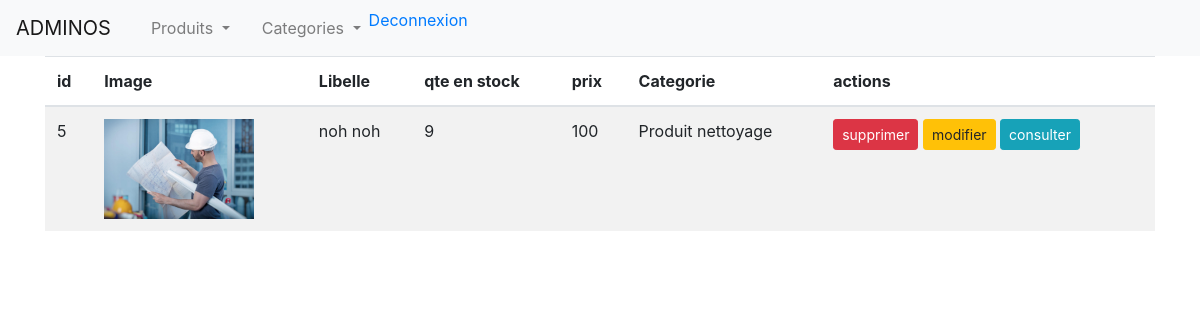
The page /s_bd_relationnelle/index_produit.php (signed in) on the database its author committed.
### tables this page shows
CREATE TABLE `produit` (
  `id` int(11) NOT NULL,
  `libelle` varchar(100) NOT NULL,
  `prix` float DEFAULT NULL,
  `qtestock` float DEFAULT NULL,
  `chemin` varchar(300) DEFAULT 'images/icon.png',
  `categorie_id` int(11) NOT NULL
);

CREATE TABLE `categorie` (
  `id` int(11) NOT NULL,
  `nom` varchar(200) NOT NULL,
  `chemin` varchar(300) NOT NULL DEFAULT 'images/icon.png'
);

### s_bd_relationnelle/functions.php (called while the page is built, shortened)
<?php
 function connecter_db(){
  $link= mysqli_connect("localhost","root","","db2020revision")
   or die("Erreur de connexion a la base de donnees ");
   return $link;
 }
function all($table="produit"){
    $link=connecter_db();
    $requete="select * from $table" ;
 $resultat=   mysqli_query($link,$requete) or die("Erreur de selection des $table(s) ".mysqli_error($link));
return $resultat;
}
function find($id,$table="produit"){
    $link=connecter_db();
    $requete=sprintf("select * from $table where id=%d",$id) ;
 $resultat=   mysqli_query($link,$requete) or die("Erreur de selection du produit , id=$id ".mysqli_error($link));
$ligne=mysqli_fetch_assoc($resultat);
 return $ligne;
}

### s_bd_relationnelle/index_produit.php (the view, shortened to what this page needs)
<?php
require("functions.php");
$resultat=all();
?>
<!DOCTYPE html>
<html lang="en">
<head>
    <link rel="stylesheet" href="https://stackpath.bootstrapcdn.com/bootstrap/4.4.1/css/bootstrap.min.css">
</head>
<body>
<?php include("menu.php");?>
<div class="container">
    <table class="table table-striped">
        <thead>
        <tr>
        <th>id</th>
        <th>Image</th>
        <th>Libelle</th>
        <th>qte en stock</th>
        <th>prix</th>
        <th>Categorie</th>
        <th>actions</th>
        </tr>
        </thead>
        <tbody>
<?php while($ligne=mysqli_fetch_assoc($resultat)) {?>
        <tr>
       <td><?=$ligne['id']?></td>
       <td><img src="<?=$ligne['chemin']?>" width="150"></td>
       <td><?=$ligne['libelle']?></td>
       <td><?=$ligne['qtestock']?></td>
       <td><?=$ligne['prix']?></td>
       <td>
       <?php
     $categorie=  find($ligne['categorie_id'],"categorie");
       ?>
       <?=$categorie['nom'];?>
       </td>
       <td><a onclick="return confirm('supprimer?')" href="delete_produit.php?id=<?=$ligne['id']?>" class="btn btn-danger btn-sm">supprimer</a>
       <a href="edit_produit.php?id=<?=$ligne['id']?>" class="btn btn-warning btn-sm">modifier</a>
       <a href="show_produit.php?id=<?=$ligne['id']?>" class="btn btn-info btn-sm">consulter</a></td>
        </tr>
<?php } ?>
        </tbody>
    </table>
</div>
</body>
</html>

### rows shown on the page
produit: id "5", chemin (picture), libelle "noh noh", qtestock "9", prix "100", categorie.nom "Produit nettoyage"

### other values the page prints
$_SESSION['nom'] "ADMINOS"
